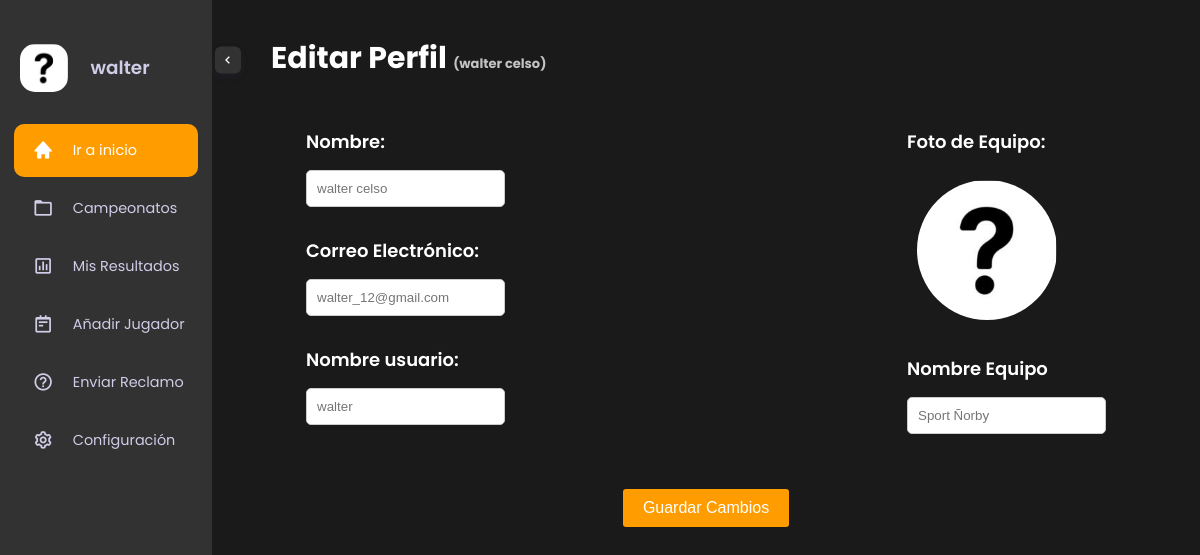
The page /logs/panel/settings/perfil/4 (signed in) on the database as committed earlier.
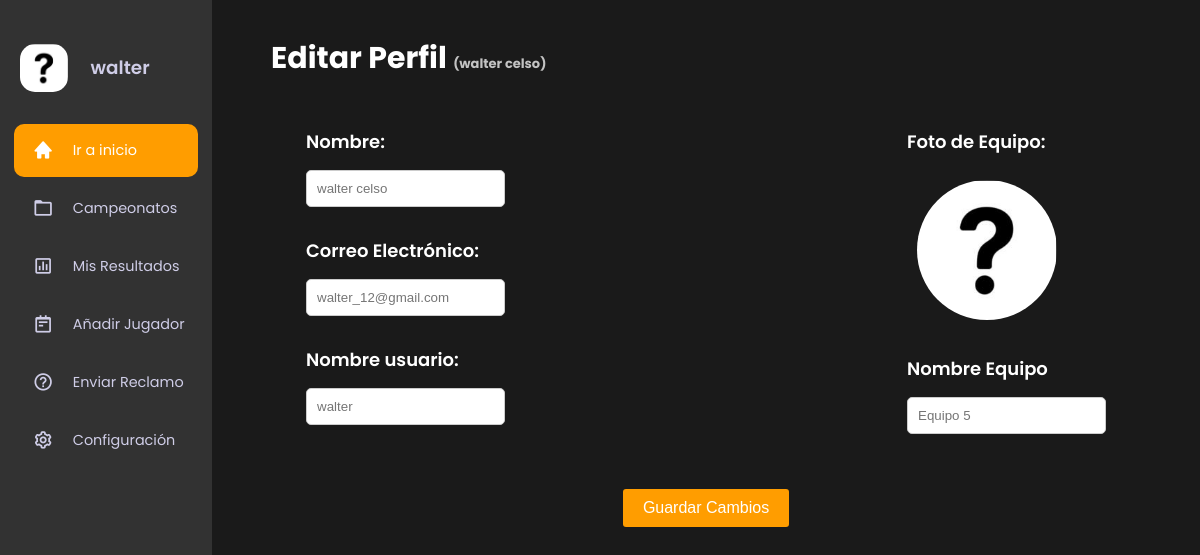
The same page on the database as committed later.
### equipos/models.py (models this page shows, shortened)
class Equipo(Model):
    Nombre=models.CharField(max_length=100,unique=True)
    delegado=models.ForeignKey(User,on_delete=models.CASCADE)
    foto_equipo=models.ImageField(upload_to='equipos' , null=True , blank=True)
    logo=models.ImageField(upload_to='logo_equipos', default='media/default.png')
    campeonato=models.ForeignKey(Campeonato , on_delete=models.CASCADE)

### encuentros_equipos/views.py (the view, shortened to what this page needs)
# urls.py: path("panel/settings/perfil/<int:user_id>",setings_usuario , name="settings"),
@login_required(login_url='login')
def setings_usuario(request,user_id):
    usuario=User.objects.get(pk=user_id)
    equipo=Equipo.objects.get(delegado=usuario)
    url=reverse('panel_user',args=[usuario.id])
    return render(request,'panel_settings.html',{"usuario":usuario,"equipo":equipo})

### encuentros_equipos/templates/panel_settings.html (shortened to what this page needs)
{% extends "panel_user.html" %}
{% load static %}
{% block logo_src %}{{equipo.logo.url}}{% endblock logo_src %}
{% block main %}
    <main>
        <div class="contenedor-settings">
            <div class="titulo-settings">
                <h2>Editar Perfil <span class="span-settings">({{usuario.first_name}})</span></h2>
            </div>
            <div class="contenedor-set-datos">
                    <form  method="post" enctype="multipart/form-data">
                        <div class="datos-usuarios">
                            <div class="datos-usuario-form">
                                <div class="form-group">
                                    <label class="label" for="nombre_usuario">Nombre:</label>
                                    <input type="text" id="nombre_usuario" name="nombre_usuario" placeholder="{{ usuario.first_name }}">
                                </div>
                                <div class="form-group">
                                    <label for="correo_usuario" class="label">Correo Electrónico:</label>
                                    <input type="text"  id="correo_usuario" name="correo_usuario" placeholder="{{ usuario.email }}">
                                </div>
                                <div class="form-group">
                                    <label for="username" class="label">Nombre usuario:</label>
                                    <input type="text"  id="username" name="username" placeholder="{{ usuario.username }}" autocomplete="off">
                                </div>
                            </div>
                            <div class="datos-equipo">
                                <div class="form-group">
                                    <label class="label" for="imagen_equipo_settings">Foto de Equipo:</label>
                                    <label for="imagen_equipo_settings">
                                        <div class="img-container">
                                            <img aria-placeholder="editar" src="{{equipo.logo.url}}" class="imagen_equipo">
                                        </div>
                                    </label>
                                </div>
                                <div class="form-group-name">
                                    <label   class="label" for="nombre_equipo">Nombre Equipo</label>
                                    <input placeholder="{{equipo.Nombre}}" type="text" id="nombre_equipo" name="nombre_equipo">
                                </div>
                            </div>
                        </div>
                        <div class="button-settings">
                            <button type="submit" class="btn">Guardar Cambios</button>
                        </div>
                    </form>
            </div>
        </div>
    </main>
{% endblock main %}

### usuario_login/templates/panel_user.html (shortened to what this page needs)
<!DOCTYPE html>
{% load static %}
<html lang="en">
<head>
    <link rel="stylesheet" href="{% static 'css/login/panel_user.css' %}">
    <link rel="stylesheet" href="https://cdnjs.cloudflare.com/ajax/libs/font-awesome/5.15.4/css/all.min.css">
    <link href='https://unpkg.com/boxicons@2.0.9/css/boxicons.min.css' rel='stylesheet'>
    <link rel="stylesheet" href="{% static 'css/login/panel_jugadores.css' %}">
    <link rel="stylesheet" href="{% static 'css/login/reclamo.css' %}">
    <link rel="stylesheet" href="{% static 'css/login/panel_resultado.css' %}">
    <link rel="stylesheet" href="{% static 'css/encuentros_equipos/add_jugador.css' %}">
    <link rel="stylesheet" href="{% static 'css/encuentros_equipos/settings.css' %}">
</head>
<body>
    <nav>
      <div class="sidebar-top">
        <span class="shrink-btn">
          <i class='bx bx-chevron-left'></i>
        </span>
            <div class=log-nombre>
                <img src="{% block logo_src %}{% endblock %}" class="logo" alt="">
                <h3  class="hide"><a href="{% url 'panel_user' user.id %} ">{{user.username}}</a></h3>
            </div>
      </div>
      <div class="sidebar-links ">
        <ul>
          <div class="active-tab"></div>
          <li class="tooltip-element" data-tooltip="0">
            <a href="{%url 'home' %}" class="active" data-active="0">
              <div class="icon">
                <i class='bx bxs-home'></i>
              </div>
              <span class="link hide">Ir a inicio</span>
            </a>
          </li>
          <li class="tooltip-element" data-tooltip="1">
            <a href="{% url 'campeonatos' %}" data-active="1">
              <div class="icon">
                <i class='bx bx-folder'></i>
              </div>
              <span class="link hide">Campeonatos</span>
            </a>
          </li>
          <li class="tooltip-element" data-tooltip="2">
            <a href="{% url 'resultado' user.id %}" data-active="2">
              <div class="icon">
                <i class='bx bx-bar-chart-square'></i>
              </div>
              <span class="link hide">Mis Resultados</span>
            </a>
          </li>
          <li class="tooltip-element" data-tooltip="3">
            <a href="{% url 'añadir_jugador' user.id %}" data-active="3">
              <div class="icon">
                <i class='bx bx-notepad'></i>
              </div>
              <span class="link hide">Añadir Jugador</span>
            </a>
          </li>
          <li class="tooltip-element" data-tooltip="4">
            <a href="{% url 'reclamo' user.id %}" data-active="4">
              <div class="icon">
                <i class='bx bx-help-circle'></i>
              </div>
              <span class="link hide">Enviar Reclamo</span>
            </a>
          </li>
          <li class="tooltip-element" data-tooltip="5">
            <a href="{% url 'settings' user.id %}" data-active="5">
              <div class="icon">
                <i class='bx bx-cog'></i>
              </div>
              <span class="link hide">Configuración</span>
            </a>
          </li>
        </ul>
      </div>
    </nav>
    {% block main %}
    {% endblock main %}
  </body>
</html>

Rows that differ between the two databases and show on the page:
changed Equipo: nombre_equipo "Sport Ñorby" → "Equipo 5"
